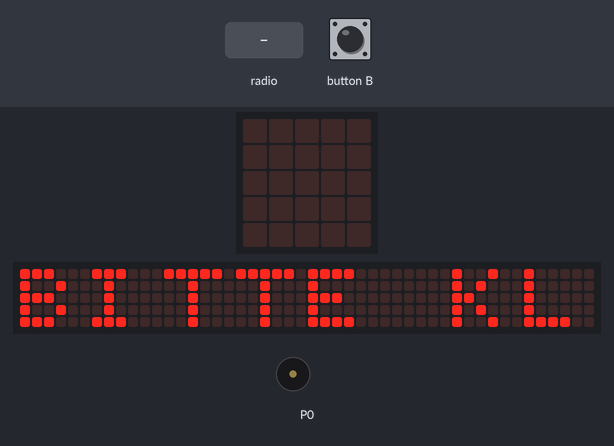
The program below on a simulated BBC micro:bit (MakeCode). Shown: the board's 5×5 LED display, a strip that is not on the board, showing the scrolling text unrolled, buzzer (waves = sounding). The inputs (shaded band) are chosen by the test bench. No radio messages arrive unless stated (any console line starting 'radio sent:' is added by the test bench); the 48×5 strip is a reading aid, not a part: it shows the text the display is scrolling, unrolled, one strip-width of it at a time; what the program prints to the serial console is not drawn.

Above: at 0.07 s.
At 1.25 s:
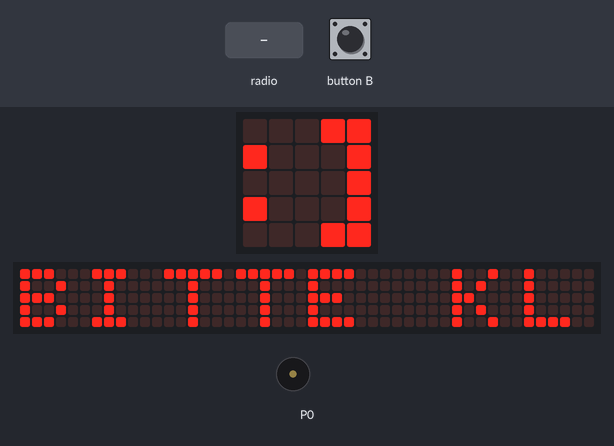
1.3 s: radio message "0" arrives
At 1.42 s:
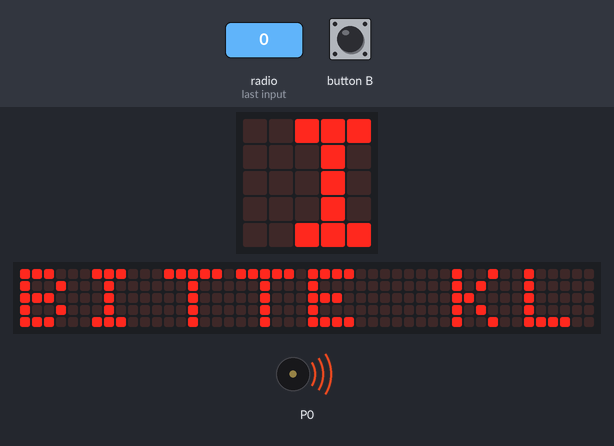
3.1 s: button B pressed for 0.15 s
Timing chart, 0 to 6.8 s (numbered marks = the images above; inputs shaded):
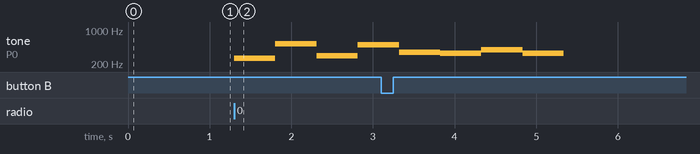

Measured:
- after the input at 1.3 s, tone on P0: silent → 262 Hz at once, → 523 Hz 0.51 s later, → 294 Hz 0.51 s later, → 494 Hz 0.51 s later

The program:

main.ts
```typescript
radio.onReceivedNumber(function (receivedNumber) {
    music.play(music.stringPlayable("C C5 D B F E G E ", 120), music.PlaybackMode.UntilDone)
})
input.onButtonPressed(Button.B, function () {
    radio.sendNumber(0)
})
radio.setGroup(1)
basic.forever(function () {
    basic.showString("BITTE KLINGELN")
})
```

test.ts
```typescript
// Hier kann man Tests durchführen; diese Datei wird nicht kompiliert, wenn dieses Paket als Erweiterung verwendet wird.
```
